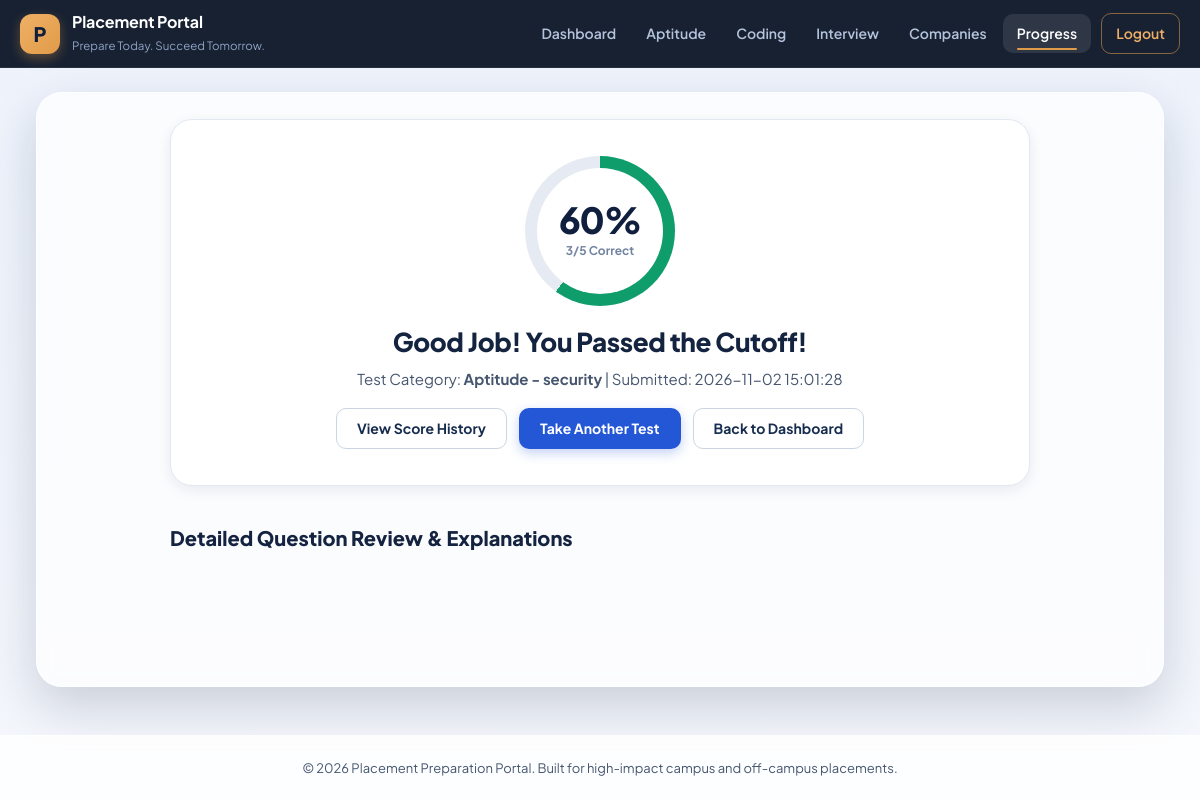
Page /result/1 (signed in) on the committed database.
### tables this page shows
CREATE TABLE attempts (
        id INTEGER PRIMARY KEY AUTOINCREMENT,
        user_id INTEGER,
        category TEXT,
        score INTEGER,
        total INTEGER,
        started TEXT,
        submitted TEXT
    , details TEXT DEFAULT '[]');

### app.py (the view)
@app.route("/result/<int:attempt_id>")
@login_required
def test_result(attempt_id):
    user = current_user()
    conn = get_db()
    attempt = conn.execute("""
        SELECT * FROM attempts WHERE id=? AND user_id=?
    """, (attempt_id, user["id"])).fetchone()
    conn.close()
    if not attempt:
        flash("Test result not found.", "error")
        return redirect(url_for("scores"))
    try:
        questions = json.loads(attempt["details"]) if attempt["details"] else []
    except Exception:
        questions = []
    return render_template("result.html", attempt=attempt, questions=questions)

### app.py (called while the page is built)
def get_db():
    conn = sqlite3.connect(DB_PATH)
    conn.row_factory = sqlite3.Row
    return conn

@app.context_processor
def inject_page_class():
    page_classes = {
        "login": "page-login",
        "register": "page-register",
        "dashboard": "page-dashboard",
        "aptitude": "page-aptitude",
        "take_test": "page-aptitude",
        "submit_test": "page-aptitude",
        "coding": "page-coding",
        "mark_practice": "page-coding",
        "interview": "page-interview",
        "companies": "page-companies",
        "profile": "page-profile",
        "scores": "page-scores",
        "test_review": "page-test-review",
        "test_result": "page-test-result"
    }
    done = True
    if session.get("user_id"):
        done = bool(session.get("profile_done"))
    return {
        "page_class": page_classes.get(
            request.endpoint, "page-dashboard"
        ),
        "profile_done": done
    }

@app.before_request
def force_profile_setup():
    if not session.get("user_id"):
        return
    if request.endpoint in (None, "static", "profile", "logout", "login", "register", "index"):
        return
    if not session.get("profile_done"):
        flash("Please complete your student profile first (one-time setup).", "info")
        return redirect(url_for("profile"))

@app.after_request
def no_cache(resp):
    if request.endpoint != "static":
        resp.headers["Cache-Control"] = "no-store"
    return resp

def current_user():
    if not session.get("user_id"):
        return None
    conn = get_db()
    user = conn.execute("SELECT * FROM users WHERE id=?", (session["user_id"],)).fetchone()
    conn.close()
    return user

def login_required(f):
    @wraps(f)
    def decorated_function(*args, **kwargs):
        if not session.get("user_id"):
            flash("Please log in to access the placement portal.", "info")
            return redirect(url_for("login"))
        return f(*args, **kwargs)
    return decorated_function

### templates/result.html (shortened to what this page needs)
{% extends "base.html" %}
{% block content %}
<div style="max-width: 860px; margin: 0 auto;">
    <div class="score-hero">
        {% set pct = (attempt.score * 100 // attempt.total) if attempt.total else 0 %}
        <div class="score-circle" style="--pct: {{ pct }}; --ring: {{ 'var(--success)' if pct >= 60 else 'var(--danger)' }};">
            <span class="big-number">{{ pct }}%</span>
            <span class="percent-label">{{ attempt.score }}/{{ attempt.total }} Correct</span>
        </div>
        <h1 style="font-size: 26px; font-weight: 800; color: var(--text-primary); margin-bottom: 8px;">
            {% if pct >= 80 %}
                Outstanding Performance!
            {% elif pct >= 60 %}
                Good Job! You Passed the Cutoff!
            {% else %}
                Keep Practicing! You Can Improve!
            {% endif %}
        </h1>
        <p style="color: var(--text-secondary); font-size: 15px; margin-bottom: 18px;">
            Test Category: <strong>{{ attempt.category }}</strong> | Submitted: {{ attempt.submitted }}
        </p>
        <div style="display: flex; justify-content: center; gap: 12px; flex-wrap: wrap;">
            <a href="{{ url_for('scores') }}#tests" class="btn btn-secondary">
                View Score History
            </a>
            <a href="{{ url_for('aptitude') }}" class="btn btn-primary">
                Take Another Test
            </a>
            <a href="{{ url_for('dashboard') }}" class="btn btn-secondary">
                Back to Dashboard
            </a>
        </div>
    </div>
    <div class="section-title">
        <span> Detailed Question Review & Explanations</span>
    </div>
</div>
{% endblock %}

### static/CSS/style.css (style rules this page uses)
:root { --navy-950: #0a1426; --navy-900: #0f1f3d; --navy-800: #172d4f; --navy-700: #213b66; --navy-600: #2c4c80; --amber-500: #e09b48; --amber-400: #efb066; --amber-100: #fdf1e0; --primary: #2457d6; --primary-dark: #1b44b0; --primary-soft: #eaf0fe; --success: #0f9d6b; --success-soft: #def7ec; --warning: #b7791f; --warning-soft: #fef3c7; --danger: #d03a3a; --danger-soft: #fde8e8; --purple: #7c3aed; --purple-soft: #f1eaff; --bg-page: #f3f5f9; --bg-card: #ffffff; --bg-subtle: #f7f9fc; --border-color: #e2e8f0; --border-strong: #cbd5e1; --text-primary: #14233f; --text-secondary: #46566f; --text-muted: #7384a0; --radius-sm: 8px; --radius-md: 12px; --radius-lg: 16px; --radius-xl: 22px; --shadow-sm: 0 1px 2px rgba(15, 31, 61, .05), 0 2px 8px rgba(15, 31, 61, .04); --shadow-md: 0 4px 14px rgba(15, 31, 61, .08); --shadow-lg: 0 18px 44px rgba(15, 31, 61, .16); --font-sans: "Plus Jakarta Sans", "Segoe UI", system-ui, -apple-system, Arial, sans-serif; --font-mono: "JetBrains Mono", "Fira Code", Consolas, "Courier New", monospace; --nav-h: 68px; }
*, *::before, *::after { box-sizing: border-box; }
html { scroll-behavior: smooth; scroll-padding-top: calc(var(--nav-h) + 16px); }
body { margin: 0; min-height: 100vh; display: flex; flex-direction: column; font-family: var(--font-sans); font-size: 15px; line-height: 1.55; color: var(--text-primary); background: var(--bg-page); -webkit-font-smoothing: antialiased; }
h1, h2, h3, h4 { margin: 0 0 .4em; line-height: 1.25; letter-spacing: -.015em; color: var(--text-primary); }
p { margin: 0 0 .8em; }
a { color: var(--primary); text-decoration: none; }
strong { font-weight: 700; }
body.page-profile, body.page-scores, body.page-test-review, body.page-test-result { --page-img: url("https://images.unsplash.com/photo-1497366811353-6870744d04b2?auto=format&fit=crop&w=1920&q=80"); }
body[class*="page-"] { background: linear-gradient(rgba(232, 240, 255, .55), rgba(244, 247, 252, .78)), var(--page-img) center / cover fixed no-repeat, var(--bg-page); }
.section-title { display: flex; align-items: center; gap: 4px; margin: 36px 0 18px; font-size: 20px; font-weight: 800; color: var(--text-primary); }
.section-title span { display: inline-flex; align-items: center; gap: 10px; }
.btn, button.btn, input[type="submit"].btn { display: inline-flex; align-items: center; justify-content: center; gap: 8px; padding: 11px 20px; font: 700 14px/1.2 var(--font-sans); border: 1px solid transparent; border-radius: 10px; cursor: pointer; text-decoration: none; transition: transform .15s, box-shadow .2s, background .2s, border-color .2s; }
.btn-primary { background: var(--primary); color: #fff; box-shadow: 0 4px 12px rgba(36, 87, 214, .28); }
.btn-secondary { background: #fff; color: var(--navy-800); border-color: var(--border-strong); }
.score-hero { margin-bottom: 30px; padding: 36px 30px; text-align: center; background: var(--bg-card); border: 1px solid var(--border-color); border-radius: var(--radius-xl); box-shadow: var(--shadow-md); }
.score-circle { --pct: 0; position: relative; width: 150px; height: 150px; margin: 0 auto 20px; display: grid; place-content: center; text-align: center; border-radius: 50%; background: conic-gradient(var(--ring, var(--success)) calc(var(--pct) * 1%), #e6ebf3 0); }
.score-circle::before { content: ""; position: absolute; inset: 12px; border-radius: 50%; background: #fff; }
.score-circle > * { position: relative; z-index: 1; }
.big-number { display: block; font-size: 36px; font-weight: 800; letter-spacing: -.03em; color: var(--navy-900); line-height: 1; }
.percent-label { display: block; margin-top: 4px; font-size: 12px; font-weight: 700; color: var(--text-muted); }

### rows in the picture
attempts: score "3", total "5", category "Aptitude - security", submitted "2026-11-02 15:01:28"

### other values in the picture
{{ pct }} "60"
